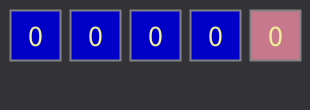
Frame 1 (no input)
Frame 60 (the mouse pressed at the canvas centre just before this capture): identical to frame 1, image omitted
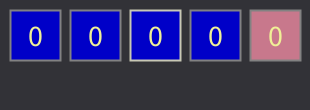
Frame 120 (the mouse held since frame 60 and released just before this capture)

The Processing sketch that drew these frames (run headless with seeded random() and noise(); from frame 60 on, the mouse is pressed at the canvas centre):

// Processing sketch: processing_135167
// ── processing_135167.pde

int AnzahlRechtecke=5;
 
ClickableRect[] Reschtecke=new ClickableRect[AnzahlRechtecke];
 
void setup(){
  size(310,110);
  for(int index=0;index<AnzahlRechtecke;index++){
      Reschtecke[index]=new ClickableRect(10+60*index,10,50,50);
  }
  Reschtecke[AnzahlRechtecke-1].setColor(200,120,140);
  }
 
void draw(){
  background(50,50,55);
 
  for(int index=0;index<AnzahlRechtecke;index++){
      Reschtecke[index].draw();
  }
}
 
void mouseClicked(){
  for(int index=0;index<AnzahlRechtecke;index++){
      if(Reschtecke[index].mouseOver()){
          Reschtecke[index].countClick();
      }
  }
    for(int index=0;index<AnzahlRechtecke;index++){
      if(Reschtecke[index].mouseOver()){
          Reschtecke[AnzahlRechtecke-1].countClick();
      }
  }
}
 
class ClickableRect{
  int x0,y0,w,h;
  int counter=0;
  color hinterGrundFarbe=color(0,0,200);
   
  public ClickableRect(int x,int y,int newWidth, int newHeight){
    w=newWidth;
    h=newHeight;
    setPosition(x,y);
  }
   
  public void setPosition(int x,int y){
    x0=x;
    y0=y;
  }
   
  public void setColor(int r,int g,int b){
      hinterGrundFarbe=color(r,g,b);
  }
   
  public void draw(){
    fill(hinterGrundFarbe);
    strokeWeight(2);
    if(mouseOver()){
      stroke(200,200,180);
    }else{
      stroke(130,130,130);
    }
    rect(x0,y0,w,h);
    fill(240,240,150);
    textSize(30);
    textAlign(CENTER,CENTER);
    text(counter,x0+w/2,y0+h/2);
  }
  public boolean mouseOver(){
    if(mouseX>=x0&&mouseX<x0+h&&mouseY>=y0&&mouseY<y0+h){
      return true;
    }else{
      return false;
    }
  }
  public void countClick(){
    counter++;
  }
}
